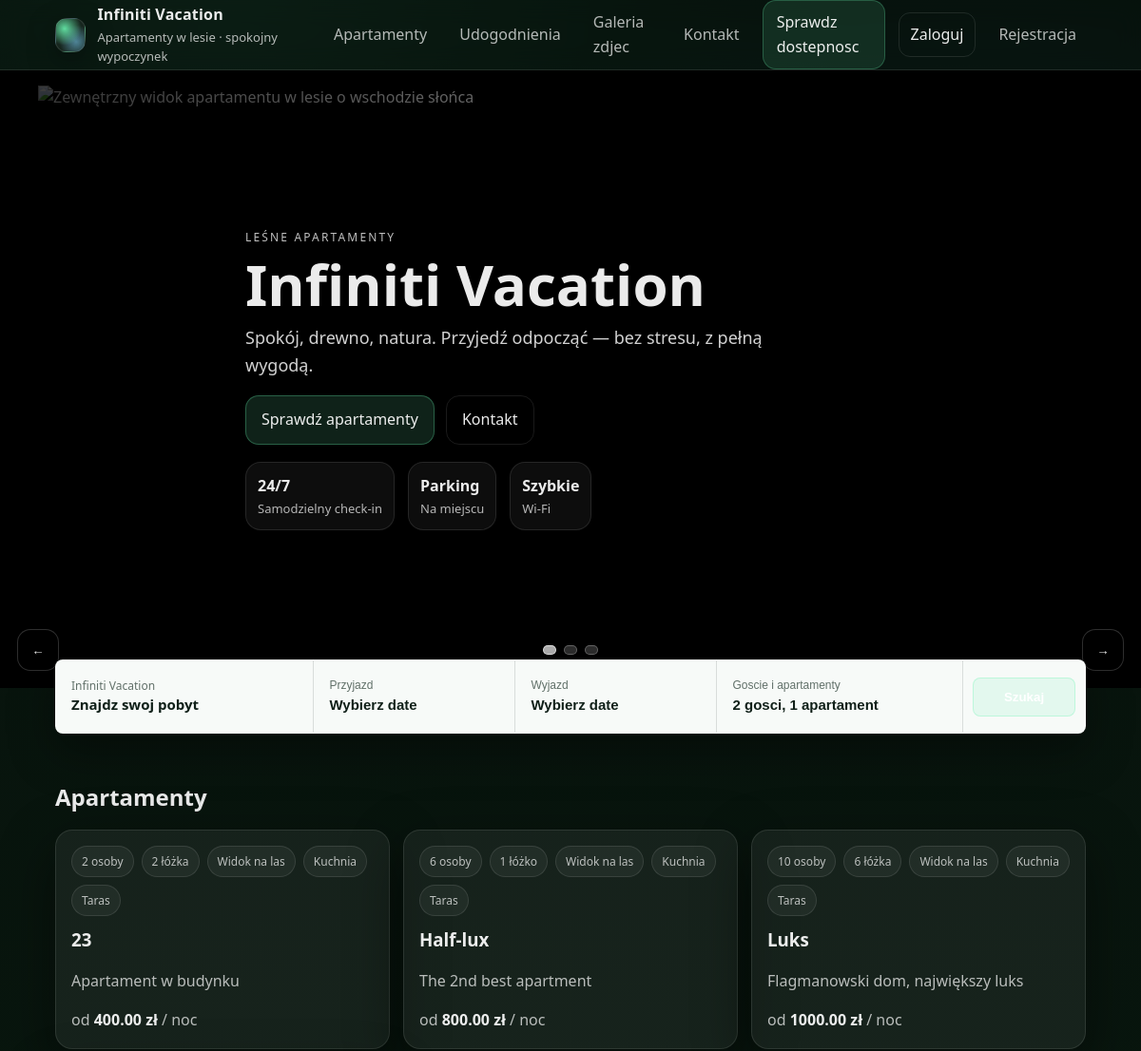
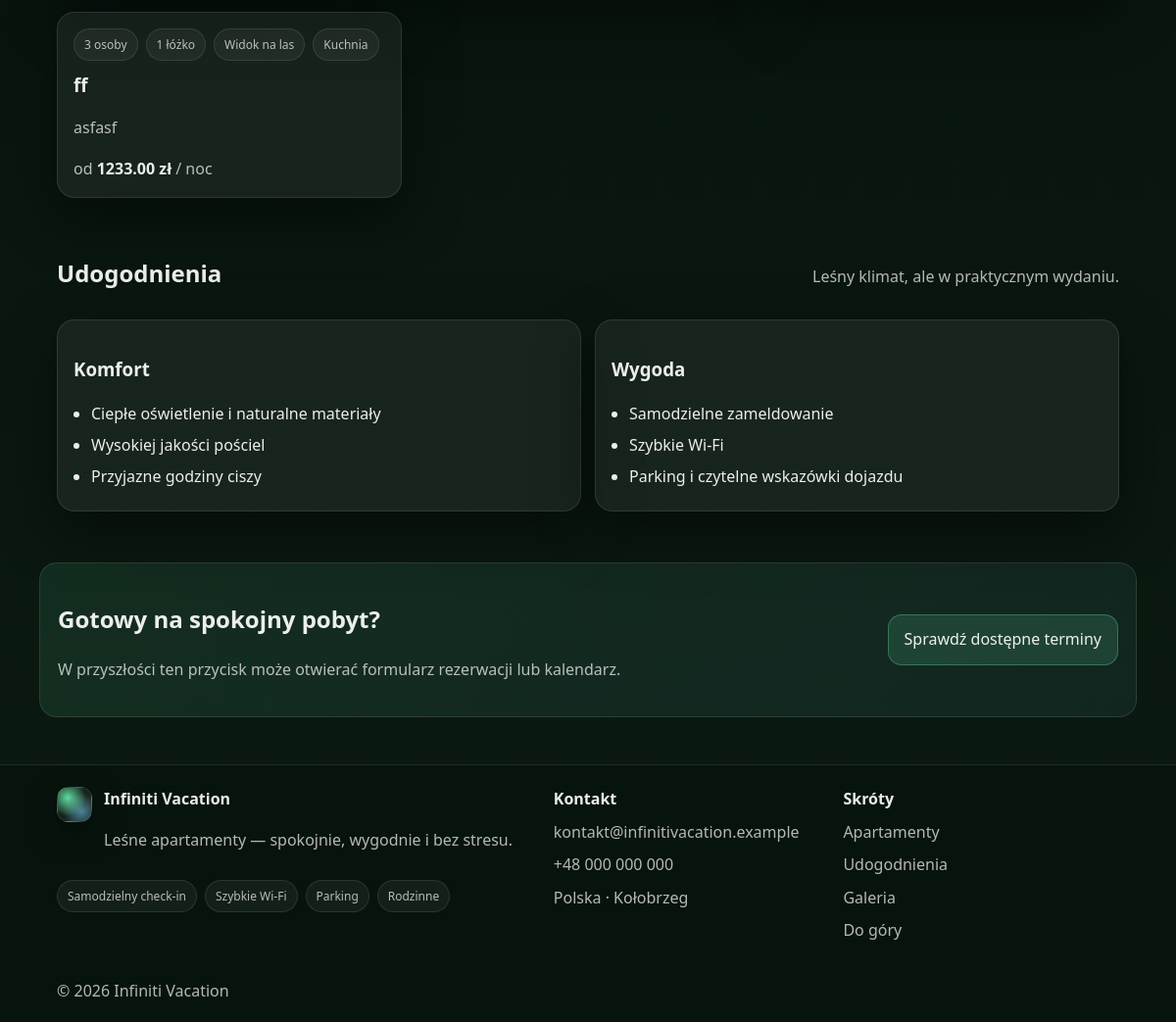
The app's page /website/ with its own data (2 pictures, top to bottom).
### infiniti_vacation/models.py (models this page shows, shortened)
class Apartment(models.Model):
    name = models.CharField(_("Name"), max_length=120)
    slug = models.SlugField(_("Slug"), max_length=140, unique=True)
    short_description = models.CharField(
        _("Short description"), max_length=220, blank=True
    )
    description = models.TextField(_("Description"), blank=True)
    guests_max = models.PositiveSmallIntegerField(_("Max guests"), default=2)
    beds = models.PositiveSmallIntegerField(_("Beds"), default=1)
    has_kitchen = models.BooleanField(_("Kitchen"), default=False)
    has_terrace = models.BooleanField(_("Terrace"), default=False)
    forest_view = models.BooleanField(_("Forest view"), default=True)
    price_per_night_pln = models.DecimalField(
        _("Price per night (PLN)"), max_digits=8, decimal_places=2
    )
    cover_image_path = models.CharField(
        _("Cover image path"),
        max_length=255,
        blank=True,
        help_text=_(
            "Example: infinitivacation/img/apt-1.jpg or static path: "
            "infiniti_vacation/img/slide-1.jpg"
        ),
    )
    is_active = models.BooleanField(_("Active"), default=True)
    created_at = models.DateTimeField(_("Created at"), auto_now_add=True)
    updated_at = models.DateTimeField(_("Updated at"), auto_now=True)
    class Meta:
        verbose_name = _("Apartment")
        verbose_name_plural = _("Apartments")
        ordering = ["name"]
        indexes = [
            models.Index(fields=["is_active"]),
            models.Index(fields=["slug"]),
        ]

### infiniti_vacation/views.py (the view)
# urls.py: path("", home, name="home"),
def home(request):
    apartments = list(Apartment.objects.filter(is_active=True).order_by("name"))
    return render(
        request,
        "infiniti_vacation/page.html",
        {
            "apartments": apartments,
            "booking_max_rooms": min(4, len(apartments)) or 1,
        },
    )

### infiniti_vacation/templates/infiniti_vacation/page.html (shortened to what this page needs)
{% load static %}
<!doctype html>
<html lang="pl">
<head>
  <link rel="stylesheet" href="{% static 'infiniti_vacation/css/site.css' %}">
  <link rel="stylesheet" href="{% static 'infiniti_vacation/css/booking-search.css' %}?v=1">
</head>
<body class="home-with-booking">
  {% include "infiniti_vacation/partials/header.html" %}
  <main id="main">
    <section class="hero-full" id="top" aria-label="Infiniti Vacation — galeria">
  <div class="hero-slider" id="gallery">
    <div class="slider-viewport" data-slider>
        <div class="slider-track">
      <figure class="slide is-active">
        <img src="{% static 'infiniti_vacation/img/slide-1.jpg' %}" alt="Zewnętrzny widok apartamentu w lesie o wschodzie słońca">
      </figure>
        </div>
    </div>
    <div class="hero-overlay">
      <div class="hero-overlay-inner">
        <p class="hero-kicker">Leśne apartamenty</p>
        <h1>Infiniti Vacation</h1>
        <p class="hero-lead">
          Spokój, drewno, natura. Przyjedź odpocząć — bez stresu, z pełną wygodą.
        </p>
        <div class="hero-actions">
          <a class="btn primary" href="#apartments">Sprawdź apartamenty</a>
          <a class="btn ghost" href="#contact">Kontakt</a>
        </div>
        <div class="hero-stats" role="list" aria-label="Najważniejsze informacje">
          <div class="stat" role="listitem"><strong>24/7</strong><span>Samodzielny check-in</span></div>
          <div class="stat" role="listitem"><strong>Parking</strong><span>Na miejscu</span></div>
          <div class="stat" role="listitem"><strong>Szybkie</strong><span>Wi-Fi</span></div>
        </div>
      </div>
    </div>
    <div class="hero-controls">
      <button class="icon-btn" type="button" data-prev aria-label="Poprzednie zdjęcie">←</button>
      <div class="dots" role="tablist" aria-label="Wybierz zdjęcie">
        <button class="dot is-active" type="button" data-dot="0" role="tab" aria-selected="true"></button>
        <button class="dot" type="button" data-dot="1" role="tab" aria-selected="false"></button>
        <button class="dot" type="button" data-dot="2" role="tab" aria-selected="false"></button>
      </div>
      <button class="icon-btn" type="button" data-next aria-label="Następne zdjęcie">→</button>
    </div>
  </div>
</section>
{% include "infiniti_vacation/partials/booking_search.html" %}
<section class="section" id="apartments">
  <div class="container">
    <div class="section-head">
      <h2>Apartamenty</h2>
    </div>
    <div class="grid-3">
      {% for apt in apartments %}
        <article class="card listing">
          <div class="listing-top">
            <span class="chip">{{ apt.guests_max }} {% if apt.guests_max == 1 %}osoba{% else %}osoby{% endif %}</span>
            <span class="chip">{{ apt.beds }} {% if apt.beds == 1 %}łóżko{% else %}łóżka{% endif %}</span>
            {% if apt.forest_view %}<span class="chip">Widok na las</span>{% endif %}
            {% if apt.has_kitchen %}<span class="chip">Kuchnia</span>{% endif %}
            {% if apt.has_terrace %}<span class="chip">Taras</span>{% endif %}
          </div>
          <h3>{{ apt.name }}</h3>
          {% if apt.short_description %}
            <p class="muted">{{ apt.short_description }}</p>
          {% elif apt.description %}
            <p class="muted">{{ apt.description|truncatechars:120 }}</p>
          {% endif %}
          <div class="listing-bottom">
            <span class="price">od <strong>{{ apt.price_per_night_pln }} zł</strong> / noc</span>
          </div>
        </article>
      {% empty %}
        <p class="muted">Brak aktywnych apartamentów.</p>
      {% endfor %}
    </div>
  </div>
</section>
    <section class="section" id="amenities">
      <div class="container">
        <div class="section-head">
          <h2>Udogodnienia</h2>
          <p class="muted">Leśny klimat, ale w praktycznym wydaniu.</p>
        </div>
        <div class="grid-2">
          <div class="card amenity">
            <h3>Komfort</h3>
            <ul class="bullets">
              <li>Ciepłe oświetlenie i naturalne materiały</li>
              <li>Wysokiej jakości pościel</li>
              <li>Przyjazne godziny ciszy</li>
            </ul>
          </div>
          <div class="card amenity">
            <h3>Wygoda</h3>
            <ul class="bullets">
              <li>Samodzielne zameldowanie</li>
              <li>Szybkie Wi-Fi</li>
              <li>Parking i czytelne wskazówki dojazdu</li>
            </ul>
          </div>
        </div>
      </div>
    </section>
    <section class="section cta">
      <div class="container cta-inner">
        <div>
          <h2>Gotowy na spokojny pobyt?</h2>
          <p class="muted">W przyszłości ten przycisk może otwierać formularz rezerwacji lub kalendarz.</p>
        </div>
        <a class="btn primary" href="{% url 'infiniti_vacation:availability' %}">Sprawdź dostępne terminy</a>
      </div>
    </section>
  </main>
  {% include "infiniti_vacation/partials/footer.html" %}
</body>
</html>

### infiniti_vacation/static/infiniti_vacation/css/booking-search.css (style rules this page uses)
.home-with-booking .hero-slider, .home-with-booking .hero-slider .slider-viewport { height:min(780px, max(520px, calc(100vh - 150px))); min-height:0; }

### records on screen
Apartment: guests_max "2", shows "osoby", beds "2", shows "łóżka", forest_view "Widok na las", has_kitchen "Kuchnia", has_terrace "Taras", name "23", short_description "Apartament w budynku", price_per_night_pln "400.00"
Apartment: guests_max "6", shows "osoby", beds "1", shows "łóżko", forest_view "Widok na las", has_kitchen "Kuchnia", has_terrace "Taras", name "Half-lux", short_description "The 2nd best apartment", price_per_night_pln "800.00"
Apartment: guests_max "10", shows "osoby", beds "6", shows "łóżka", forest_view "Widok na las", has_kitchen "Kuchnia", has_terrace "Taras", name "Luks", short_description "Flagmanowski dom, największy luks", price_per_night_pln "1000.00"
Apartment: guests_max "3", shows "osoby", beds "1", shows "łóżko", forest_view "Widok na las", has_kitchen "Kuchnia", name "ff", short_description "asfasf", price_per_night_pln "1233.00"
